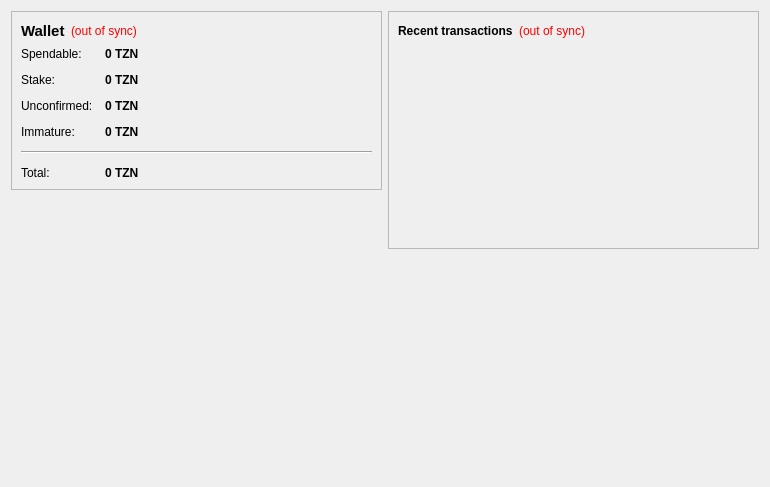
<?xml version="1.0" encoding="UTF-8"?>
<ui version="4.0">
 <class>OverviewPage</class>
 <widget class="QWidget" name="OverviewPage">
  <property name="geometry">
   <rect>
    <x>0</x>
    <y>0</y>
    <width>770</width>
    <height>487</height>
   </rect>
  </property>
  <property name="windowTitle">
   <string>Form</string>
  </property>
  <layout class="QHBoxLayout" name="horizontalLayout" stretch="1,1">
   <item>
    <layout class="QVBoxLayout" name="verticalLayout_2">
     <item>
      <widget class="QFrame" name="frame">
       <property name="frameShape">
        <enum>QFrame::StyledPanel</enum>
       </property>
       <property name="frameShadow">
        <enum>QFrame::Raised</enum>
       </property>
       <layout class="QVBoxLayout" name="verticalLayout_4">
        <item>
         <layout class="QHBoxLayout" name="horizontalLayout_4">
          <item>
           <widget class="QLabel" name="label_5">
            <property name="font">
             <font>
              <pointsize>11</pointsize>
              <weight>75</weight>
              <bold>true</bold>
             </font>
            </property>
            <property name="text">
             <string>Wallet</string>
            </property>
           </widget>
          </item>
          <item>
           <widget class="QLabel" name="labelWalletStatus">
            <property name="toolTip">
             <string>The displayed information may be out of date. Your wallet automatically synchronizes with the XenoxCoin network after a connection is established, but this process has not completed yet.</string>
            </property>
            <property name="styleSheet">
             <string notr="true">QLabel { color: red; }</string>
            </property>
            <property name="text">
             <string notr="true">(out of sync)</string>
            </property>
            <property name="alignment">
             <set>Qt::AlignLeading|Qt::AlignLeft|Qt::AlignVCenter</set>
            </property>
           </widget>
          </item>
          <item>
           <spacer name="horizontalSpacer_2">
            <property name="orientation">
             <enum>Qt::Horizontal</enum>
            </property>
            <property name="sizeHint" stdset="0">
             <size>
              <width>40</width>
              <height>20</height>
             </size>
            </property>
           </spacer>
          </item>
         </layout>
        </item>
        <item>
         <layout class="QFormLayout" name="formLayout_2">
          <property name="fieldGrowthPolicy">
           <enum>QFormLayout::AllNonFixedFieldsGrow</enum>
          </property>
          <property name="horizontalSpacing">
           <number>12</number>
          </property>
          <property name="verticalSpacing">
           <number>12</number>
          </property>
          <item row="0" column="0">
           <widget class="QLabel" name="label">
            <property name="text">
             <string>Spendable:</string>
            </property>
           </widget>
          </item>
          <item row="0" column="1">
           <widget class="QLabel" name="labelBalance">
            <property name="font">
             <font>
              <weight>75</weight>
              <bold>true</bold>
             </font>
            </property>
            <property name="cursor">
             <cursorShape>IBeamCursor</cursorShape>
            </property>
            <property name="toolTip">
             <string>Your current spendable balance</string>
            </property>
            <property name="text">
             <string notr="true">0 TZN</string>
            </property>
            <property name="textInteractionFlags">
             <set>Qt::LinksAccessibleByMouse|Qt::TextSelectableByKeyboard|Qt::TextSelectableByMouse</set>
            </property>
           </widget>
          </item>
          <item row="1" column="0">
           <widget class="QLabel" name="label_6">
            <property name="text">
             <string>Stake:</string>
            </property>
           </widget>
          </item>
          <item row="1" column="1">
           <widget class="QLabel" name="labelStake">
            <property name="font">
             <font>
              <weight>75</weight>
              <bold>true</bold>
             </font>
            </property>
            <property name="cursor">
             <cursorShape>IBeamCursor</cursorShape>
            </property>
            <property name="toolTip">
             <string>Total of coins that was staked, and do not yet count toward the current balance</string>
            </property>
            <property name="text">
             <string notr="true">0 TZN</string>
            </property>
            <property name="textInteractionFlags">
             <set>Qt::LinksAccessibleByMouse|Qt::TextSelectableByKeyboard|Qt::TextSelectableByMouse</set>
            </property>
           </widget>
          </item>
          <item row="2" column="0">
           <widget class="QLabel" name="label_3">
            <property name="text">
             <string>Unconfirmed:</string>
            </property>
           </widget>
          </item>
          <item row="2" column="1">
           <widget class="QLabel" name="labelUnconfirmed">
            <property name="font">
             <font>
              <weight>75</weight>
              <bold>true</bold>
             </font>
            </property>
            <property name="cursor">
             <cursorShape>IBeamCursor</cursorShape>
            </property>
            <property name="toolTip">
             <string>Total of transactions that have yet to be confirmed, and do not yet count toward the current balance</string>
            </property>
            <property name="text">
             <string notr="true">0 TZN</string>
            </property>
            <property name="textInteractionFlags">
             <set>Qt::LinksAccessibleByMouse|Qt::TextSelectableByKeyboard|Qt::TextSelectableByMouse</set>
            </property>
           </widget>
          </item>
          <item row="3" column="0">
           <widget class="QLabel" name="labelImmatureText">
            <property name="text">
             <string>Immature:</string>
            </property>
           </widget>
          </item>
          <item row="3" column="1">
           <widget class="QLabel" name="labelImmature">
            <property name="font">
             <font>
              <weight>75</weight>
              <bold>true</bold>
             </font>
            </property>
            <property name="toolTip">
             <string>Mined balance that has not yet matured</string>
            </property>
            <property name="text">
             <string notr="true">0 TZN</string>
            </property>
            <property name="textInteractionFlags">
             <set>Qt::LinksAccessibleByMouse|Qt::TextSelectableByKeyboard|Qt::TextSelectableByMouse</set>
            </property>
           </widget>
          </item>
          <item row="4" column="0" colspan="2">
           <widget class="Line" name="line">
            <property name="orientation">
             <enum>Qt::Horizontal</enum>
            </property>
           </widget>
          </item>
          <item row="5" column="0">
           <widget class="QLabel" name="labelTotalText">
            <property name="text">
             <string>Total:</string>
            </property>
           </widget>
          </item>
          <item row="5" column="1">
           <widget class="QLabel" name="labelTotal">
            <property name="font">
             <font>
              <weight>75</weight>
              <bold>true</bold>
             </font>
            </property>
            <property name="cursor">
             <cursorShape>IBeamCursor</cursorShape>
            </property>
            <property name="toolTip">
             <string>Your current total balance</string>
            </property>
            <property name="text">
             <string notr="true">0 TZN</string>
            </property>
            <property name="textInteractionFlags">
             <set>Qt::LinksAccessibleByMouse|Qt::TextSelectableByKeyboard|Qt::TextSelectableByMouse</set>
            </property>
           </widget>
          </item>
         </layout>
        </item>
       </layout>
      </widget>
     </item>
     <item>
      <spacer name="verticalSpacer">
       <property name="orientation">
        <enum>Qt::Vertical</enum>
       </property>
       <property name="sizeHint" stdset="0">
        <size>
         <width>20</width>
         <height>40</height>
        </size>
       </property>
      </spacer>
     </item>
     <item alignment="Qt::AlignHCenter|Qt::AlignVCenter">
      <widget class="QLabel" name="label_2">
       <property name="autoFillBackground">
        <bool>true</bool>
       </property>
       <property name="text">
        <string/>
       </property>
       <property name="pixmap">
        <pixmap resource="../bitcoin.qrc">:/images/about</pixmap>
       </property>
       <property name="scaledContents">
        <bool>false</bool>
       </property>
       <property name="margin">
        <number>0</number>
       </property>
      </widget>
     </item>
    </layout>
   </item>
   <item>
    <layout class="QVBoxLayout" name="verticalLayout_3">
     <item>
      <widget class="QFrame" name="frame_2">
       <property name="frameShape">
        <enum>QFrame::StyledPanel</enum>
       </property>
       <property name="frameShadow">
        <enum>QFrame::Raised</enum>
       </property>
       <layout class="QVBoxLayout" name="verticalLayout">
        <item>
         <layout class="QHBoxLayout" name="horizontalLayout_2">
          <item>
           <widget class="QLabel" name="label_4">
            <property name="text">
             <string>&lt;b&gt;Recent transactions&lt;/b&gt;</string>
            </property>
           </widget>
          </item>
          <item>
           <widget class="QLabel" name="labelTransactionsStatus">
            <property name="toolTip">
             <string>The displayed information may be out of date. Your wallet automatically synchronizes with the XenoxCoin network after a connection is established, but this process has not completed yet.</string>
            </property>
            <property name="styleSheet">
             <string notr="true">QLabel { color: red; }</string>
            </property>
            <property name="text">
             <string notr="true">(out of sync)</string>
            </property>
            <property name="alignment">
             <set>Qt::AlignRight|Qt::AlignTrailing|Qt::AlignVCenter</set>
            </property>
           </widget>
          </item>
          <item>
           <spacer name="horizontalSpacer">
            <property name="orientation">
             <enum>Qt::Horizontal</enum>
            </property>
            <property name="sizeHint" stdset="0">
             <size>
              <width>40</width>
              <height>20</height>
             </size>
            </property>
           </spacer>
          </item>
         </layout>
        </item>
        <item>
         <widget class="QListView" name="listTransactions">
          <property name="styleSheet">
           <string notr="true">QListView { background: transparent; }</string>
          </property>
          <property name="frameShape">
           <enum>QFrame::NoFrame</enum>
          </property>
          <property name="verticalScrollBarPolicy">
           <enum>Qt::ScrollBarAlwaysOff</enum>
          </property>
          <property name="horizontalScrollBarPolicy">
           <enum>Qt::ScrollBarAlwaysOff</enum>
          </property>
          <property name="selectionMode">
           <enum>QAbstractItemView::NoSelection</enum>
          </property>
         </widget>
        </item>
       </layout>
      </widget>
     </item>
     <item>
      <spacer name="verticalSpacer_2">
       <property name="orientation">
        <enum>Qt::Vertical</enum>
       </property>
       <property name="sizeHint" stdset="0">
        <size>
         <width>20</width>
         <height>40</height>
        </size>
       </property>
      </spacer>
     </item>
    </layout>
   </item>
  </layout>
 </widget>
 <resources>
  <include location="../bitcoin.qrc"/>
 </resources>
 <connections/>
</ui>
